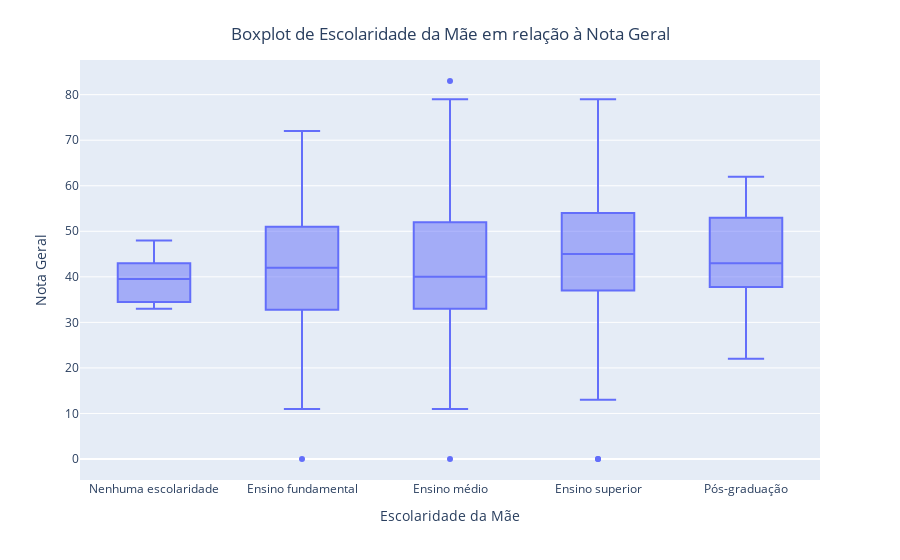

The notebook cell this image was saved under:
### Code cell
categorias = {
    'A': 'Nenhuma escolaridade',
    'B': 'Ensino fundamental',
    'C': 'Ensino fundamental',
    'D': 'Ensino médio',
    'E': 'Ensino superior',
    'F': 'Pós-graduação'
}

ordem_categorias = {'Nenhuma escolaridade': 1, 'Ensino fundamental': 2, 
                    'Ensino médio': 3, 'Ensino superior': 4, 'Pós-graduação': 5}

dados_explorados['Nota_geral'] = pd.to_numeric(dados_explorados['Nota_geral'], errors='coerce')
dados_explorados = dados_explorados.dropna(subset=['Nota_geral'])

dados_explorados['Categoria'] = dados_explorados['Escolaridade_mae'].map(categorias)

medianas = dados_explorados.groupby('Categoria')['Nota_geral'].median().reset_index()

medianas['ordem_categoria'] = medianas['Categoria'].map(ordem_categorias)
medianas = medianas.sort_values(by='ordem_categoria')

fig = px.box(dados_explorados, x='Categoria', y='Nota_geral', 
             labels={'Categoria': 'Escolaridade da Mãe', 'Nota_geral': 'Nota Geral'},
             category_orders={"Categoria": medianas['Categoria']})
fig.update_layout(title='Boxplot de Escolaridade da Mãe em relação à Nota Geral', title_x=0.5, title_y=0.95)
fig.show()

### Figure 1 — Plotly figure (JSON) as saved in the notebook; plotly's stock layout.template omitted (floating-point values rounded to 4 significant figures; data arrays with more than 128 entries replaced by an {"elided": "..."} marker saying what was removed)
{"data": [{"alignmentgroup": "True", "hovertemplate": "Escolaridade da Mãe=%{x}<br>Nota Geral=%{y}<extra></extra>", "legendgroup": "", "marker": {"color": "#636efa"}, "name": "", "notched": false, "offsetgroup": "", "orientation": "v", "showlegend": false, "type": "box", "x": {"elided": "439 str values"}, "x0": " ", "xaxis": "x", "y": {"elided": "439 int values"}, "y0": " ", "yaxis": "y"}], "layout": {"boxmode": "group", "legend": {"tracegroupgap": 0}, "margin": {"t": 60}, "title": {"text": "Boxplot de Escolaridade da Mãe em relação à Nota Geral", "x": 0.5, "y": 0.95}, "xaxis": {"anchor": "y", "categoryarray": ["Nenhuma escolaridade", "Ensino fundamental", "Ensino médio", "Ensino superior", "Pós-graduação"], "categoryorder": "array", "domain": [0, 1], "title": {"text": "Escolaridade da Mãe"}}, "yaxis": {"anchor": "x", "domain": [0, 1], "title": {"text": "Nota Geral"}}}}
